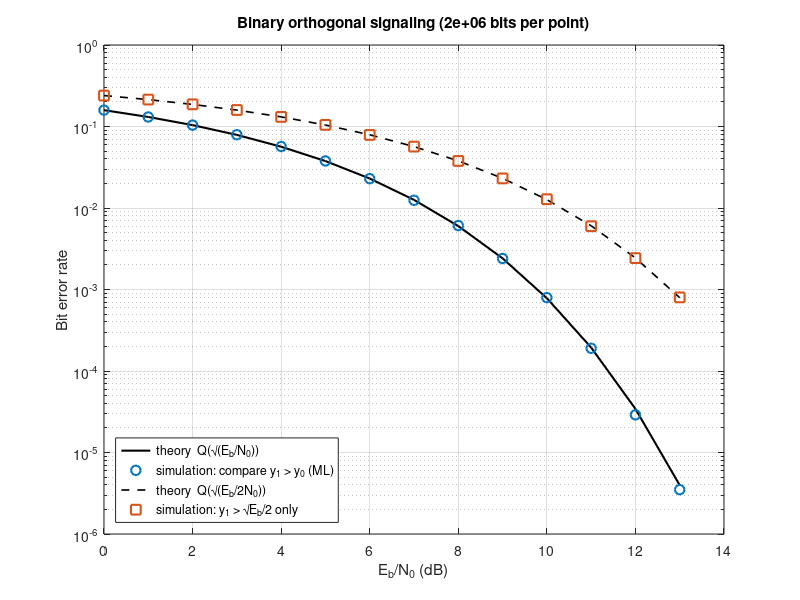

Write MATLAB code to recreate this figure. (Note: this script raises an error after producing the figure.)
%Q1_1  Binary orthogonal signaling: Monte-Carlo BER vs. theory.
%   bit 0 -> (y0, y1) = (sqrt(Eb) + n0, n1),  bit 1 -> (n0, sqrt(Eb) + n1),
%   n0, n1 ~ N(0, N0/2). Two receivers are compared:
%     * comparison  y1 > y0             (this IS the ML detector for equal priors)
%     * single branch  y1 > sqrt(Eb)/2  (ignores y0; 3 dB worse)

N_bits  = 2e6;
Eb      = 1;
EbN0_dB = 0:1:13;

ber_cmp = zeros(size(EbN0_dB));
ber_one = zeros(size(EbN0_dB));
for k = 1:numel(EbN0_dB)
    N0    = Eb / 10^(EbN0_dB(k)/10);
    sigma = sqrt(N0/2);
    bits  = rand(1, N_bits) > 0.5;
    y0 = sqrt(Eb)*(~bits) + sigma*randn(1, N_bits);
    y1 = sqrt(Eb)*bits    + sigma*randn(1, N_bits);
    ber_cmp(k) = mean((y1 > y0) ~= bits);
    ber_one(k) = mean((y1 > sqrt(Eb)/2) ~= bits);
end

EbN0 = 10.^(EbN0_dB/10);
f = figure('Visible', 'off', 'Position', [100 100 700 450]);
semilogy(EbN0_dB, qfunc(sqrt(EbN0)), 'k-', 'LineWidth', 1.5); hold on;
semilogy(EbN0_dB, ber_cmp, 'o', 'MarkerSize', 7, 'LineWidth', 1.5);
semilogy(EbN0_dB, qfunc(sqrt(EbN0/2)), 'k--', 'LineWidth', 1.2);
semilogy(EbN0_dB, ber_one, 's', 'MarkerSize', 7, 'LineWidth', 1.5);
grid on; ylim([1e-6 1]);
xlabel('E_b/N_0 (dB)'); ylabel('Bit error rate');
legend('theory  Q(\surd(E_b/N_0))', 'simulation: compare y_1 > y_0 (ML)', ...
       'theory  Q(\surd(E_b/2N_0))', 'simulation: y_1 > \surdE_b/2 only', 'Location', 'southwest');
title(sprintf('Binary orthogonal signaling (%g bits per point)', N_bits));
save_figure(f, 'q1_1_orthogonal_ber');
fprintf('Q1.1  BER at 10 dB: sim %.2e, theory %.2e\n', ber_cmp(EbN0_dB == 10), qfunc(sqrt(10)));
